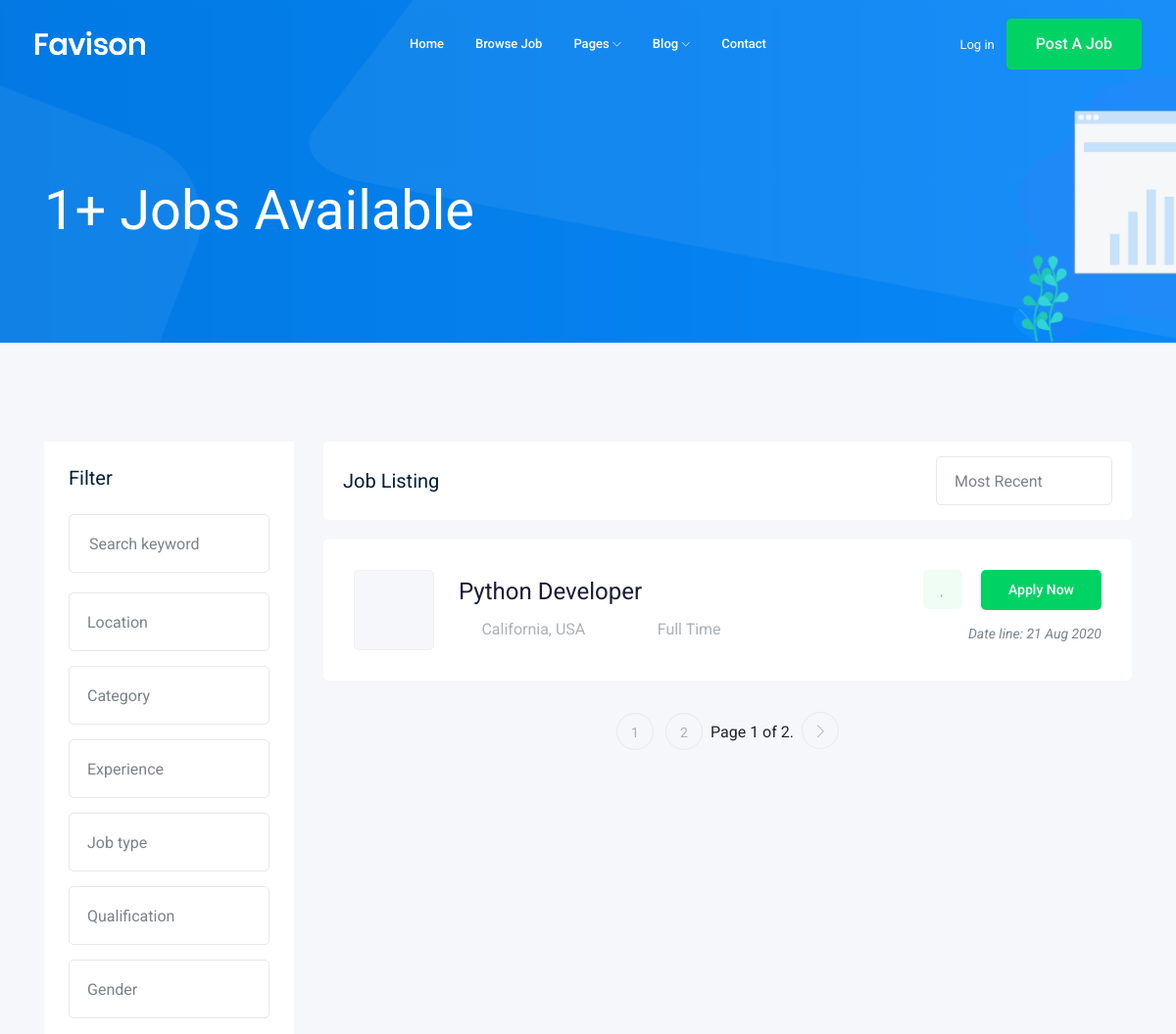
The app's page /jobs/ (upper part), older data.
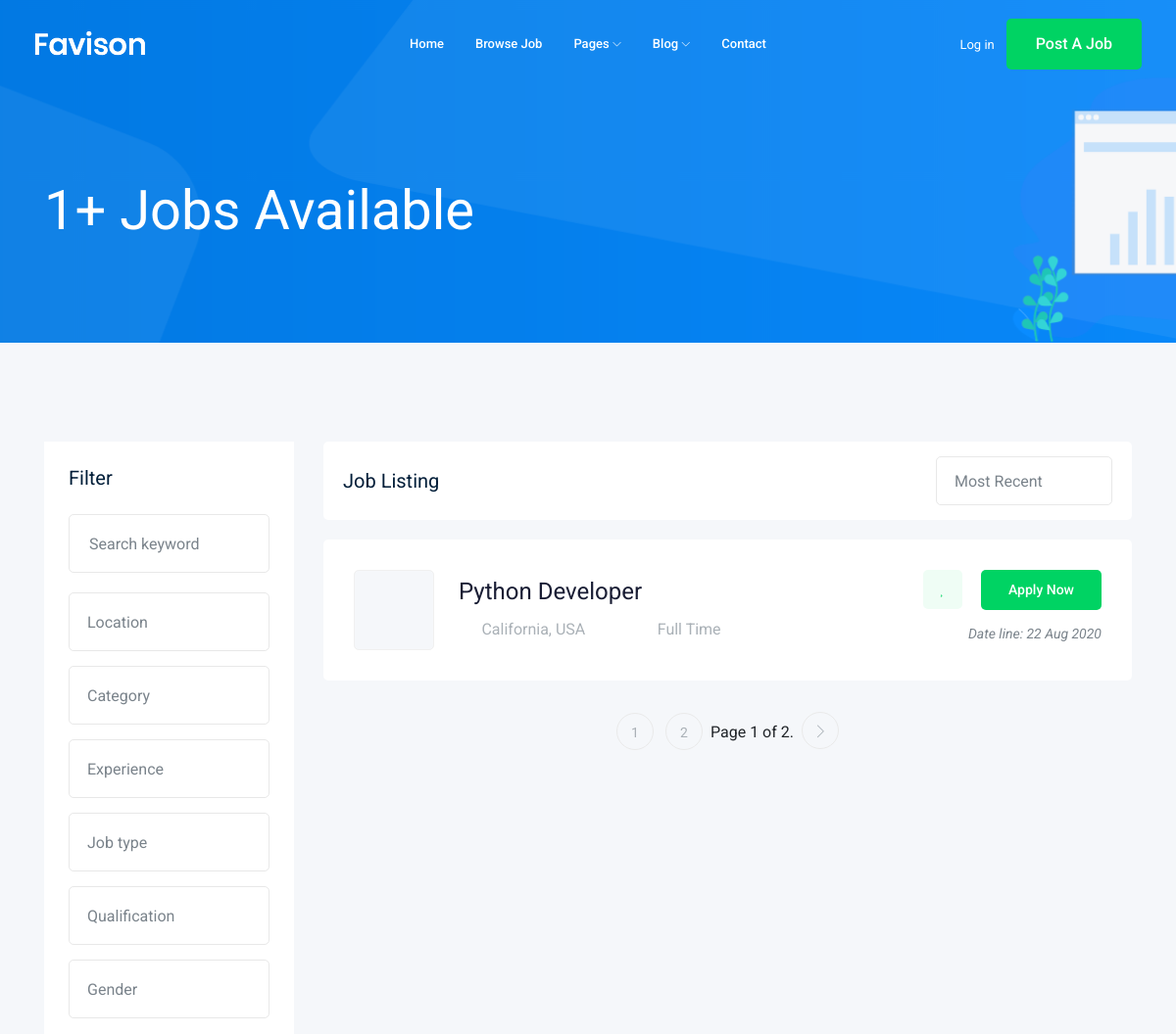
The same page, newer data.
### job/models.py (models this page shows, shortened)
class job(models.Model):
    title = models.CharField(max_length=100)
    job_type = models.CharField(max_length=15, choices=JOB_TYPE )
    description = models.TextField(max_length=1000)
    published_at = models.DateTimeField(auto_now=True)
    vacancy = models.IntegerField(default=1)
    salary =  models.IntegerField(default=0)
    experience = models.IntegerField(default=1)
    category = models.ForeignKey('category', on_delete=models.CASCADE) #ben double '' 3shan l category class gia b3dha w l cascde 3shan law ms7t l category yms7 kol l jobs l gwaha
    image = models.ImageField(upload_to = image_upload)
    slug = models.SlugField(blank=True, null=True)
    def __str__(self):
        return self.title

### job/views.py (the view)
# urls.py: path('', views.job_list, name='List'),
def job_list(request):
    job_list = job.objects.all()
    paginator = Paginator(job_list, 1) # Show 1 contacts per page.
    page_number = request.GET.get('page')
    page_obj = paginator.get_page(page_number)
    context = { 'jobs' : page_obj}
    return render(request, 'job/job_list.html', context)

### job/templates/job/job_list.html (shortened to what the changed rows need)
  {% extends 'base.html' %}
   {% block body %}
    <div class="job_listing_area plus_padding">
        <div class="container">
            <div class="row">
                <div class="col-lg-9">
                    <div class="job_lists m-0">
                        <div class="row">
                            {% for job in jobs %}
                            <div class="col-lg-12 col-md-12">
                                <div class="single_jobs white-bg d-flex justify-content-between">
                                    <div class="jobs_left d-flex align-items-center">
                                        <div class="thumb">
                                        </div>
                                        <div class="jobs_conetent">
                                            <a href="{% url 'jobs:job_detail' job.slug %}"><h4>{{ job }}</h4></a>
                                            <div class="links_locat d-flex align-items-center">
                                                <div class="location">
                                                    <p> <i class="fa fa-map-marker"></i> California, USA</p>
                                                </div>
                                                <div class="location">
                                                    <p> <i class="fa fa-clock-o"></i> {{ job.job_type }}</p>
                                                </div>
                                            </div>
                                        </div>
                                    </div>
                                    <div class="jobs_right">
                                        <div class="apply_now">
                                            <a class="heart_mark" href="#"> <i class="fa fa-heart"></i> </a>
                                            <a href="{% url 'jobs:job_detail' job.slug %}" class="boxed-btn3">Apply Now</a>
                                        </div>
                                        <div class="date">
                                            <p>Date line: {{ job.published_at|date:'d M Y' }}</p>
                                        </div>
                                    </div>
                                </div>
                            </div>
                            {% endfor %}
                        </div>
                    </div>
                </div>
            </div>
        </div>
    </div>
    {% endblock body %}

Row changes from the older to the newer data that the page shows:
changed job "Python Developer": published_at "21 Aug 2020" → "22 Aug 2020"
